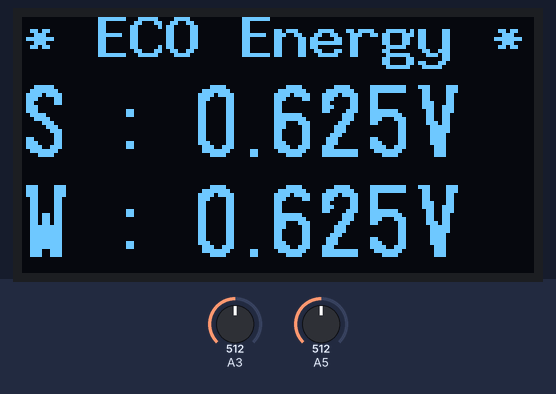
Recording of a sketch running on a simulated Arduino Uno, built with avr-gcc and run on an emulated ATmega328P. On the bench: 128×64 one-colour display. The test bench sets the inputs (shaded band); at power-on: A3 = 512, A5 = 512. What the sketch prints to the serial monitor is not drawn.

Above: at 1.9 s.
2.0 s: A3 set to 716
At 2.9 s:
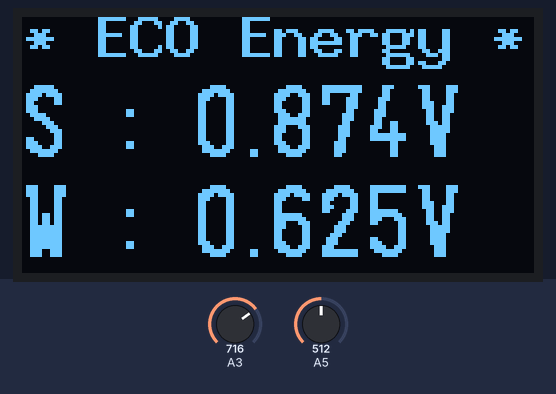
3.8 s: A5 set to 716
At 5.4 s:
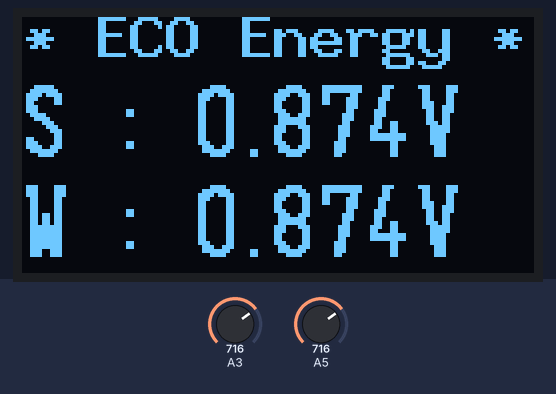
5.9 s: A3 set to 900
At 7.8 s:
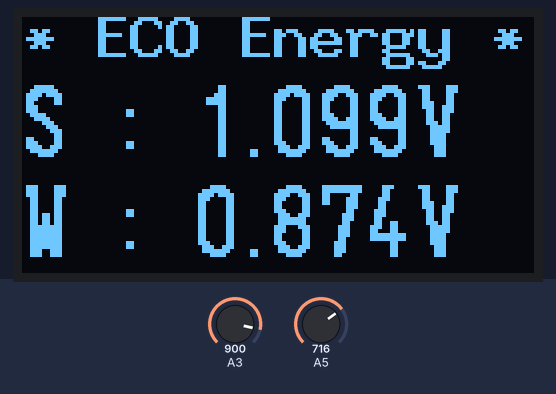
8.1 s: A5 set to 900
At 10.0 s:
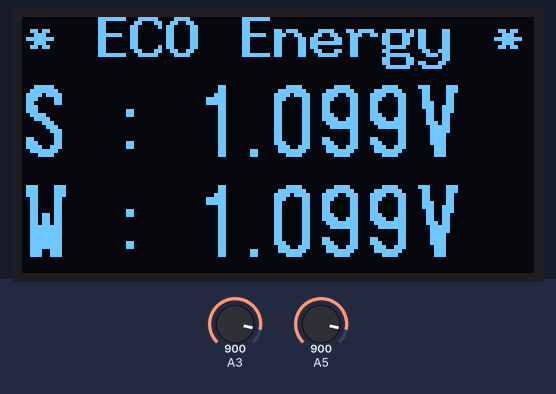
10.3 s: A3 set to 1023
At 12.2 s:
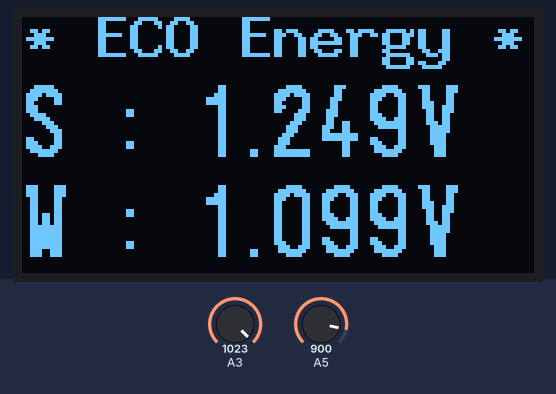
12.5 s: A5 set to 1023
At 13.6 s:
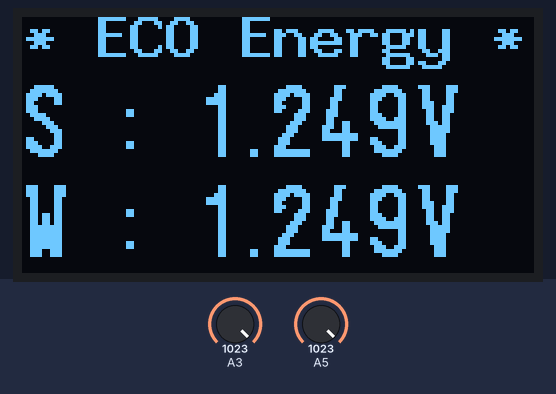
Timing chart, 0 to 15.5 s (numbered marks = the images above; inputs shaded):
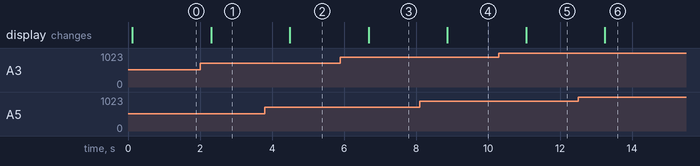

The sketch:

Kit_NewEnergy_basic.ino
```cpp
#include "oled_u8g2.h"
OLED_U8G2 oled;

const double c_value = 0.001221245421;

void setup(){

  Serial.begin(9600);
  oled.setup();
}

void loop(){
  display_oled();
  delay(1000);
}

void setup_oled(){
  pinMode(SDA, INPUT);
  pinMode(SCL, INPUT);
}

void display_oled(){
  int solar_voltage_value = analogRead(A3);
  Serial.print("태양광 센서 : ");
  Serial.println(solar_voltage_value);

  char text1[32] = "S : ";
  char value1[32];
  String str = String(solar_voltage_value * c_value, DEC);
  str.toCharArray(value1, 6);
  strcat(text1, value1);
  strcat(text1, "V");

  int windturbine_voltage_value = analogRead(A5);
  Serial.print("풍력 센서 : ");
  Serial.println(windturbine_voltage_value);
  Serial.println("-------------------");

  char text2[32] = "W : ";
  char value2[32];
  String str2 = String(windturbine_voltage_value * c_value, DEC);
  str2.toCharArray(value2, 6);
  strcat(text2, value2);
  strcat(text2, "V");

  oled.setLine(1, "* ECO Energy *");
  oled.setLine(2, text1);
  oled.setLine(3, text2);
  oled.display();
}
```

oled_u8g2.cpp
```cpp
#include "oled_u8g2.h"

#include <Arduino.h>

#include <U8g2lib.h>
#include <String>

#ifdef U8X8_HAVE_HW_SPI
#include <SPI.h>
#endif
#ifdef U8X8_HAVE_HW_I2C
#include <Wire.h>
#endif

// 2018.09.05 : SCS
// U8g2 Contructor (Frame Buffer)

// Slow
//U8G2_SSD1306_128X64_NONAME_F_SW_I2C u8g2(U8G2_R0, /* clock=*/ 22, /* data=*/ 21, /* reset=*/ U8X8_PIN_NONE);
// Fast
U8G2_SSD1306_128X64_NONAME_F_HW_I2C u8g2(U8G2_R0, /* reset=*/ U8X8_PIN_NONE);

// End of constructor

//=================================================================================
OLED_U8G2::OLED_U8G2()
//=================================================================================
{
  lineString[0] = "";
  lineString[1] = "";
  lineString[2] = "";
}

//=================================================================================
void OLED_U8G2::setup(void)
  //=================================================================================
{
  u8g2.begin();
  u8g2.clearBuffer();          // clear the internal memory
}

//=================================================================================
void OLED_U8G2::setLine(int line, String buffer)
//=================================================================================
{
  if (line < 1 || line > 3) return;
  lineString[line - 1] = buffer;
}

//=================================================================================
void OLED_U8G2::display()
//=================================================================================
{
  // Clear
  u8g2.clearBuffer();          // clear the internal memory

  // First line
  u8g2.setFont(u8g2_font_9x15B_tf);

  u8g2.setCursor(0,10);
  u8g2.print(lineString[0]);

  // Second line
  u8g2.setFont(u8g2_font_logisoso18_tf );

  u8g2.setCursor(0,35);
  u8g2.print(lineString[1]);

  // Third line
  u8g2.setCursor(0,60);
  u8g2.print(lineString[2]);

  // Display
  u8g2.sendBuffer();          // transfer internal memory to the display
}
```

oled_u8g2.h
```cpp
#ifndef OLED_U8G2_H
#define OLED_U8G2_H

#include <Arduino.h>
#include <String>

class OLED_U8G2{

private:
  String lineString[3];

public:
  OLED_U8G2();
  void setup(void);
  void setLine(int line, String buffer);
  void display();
};

#endif
```

Measured:
- after the input at 2.0 s, the display: changes after 0.31 s (image 1)
- after the input at 3.8 s, the display: changes after 0.70 s (image 2)
- after the input at 5.9 s, the display: changes after 0.79 s (image 3)
- after the input at 8.1 s, the display: changes after 0.77 s (image 4)
- after the input at 10.3 s, the display: changes after 0.76 s (image 5)
- after the input at 12.5 s, the display: changes after 0.74 s (image 6)
